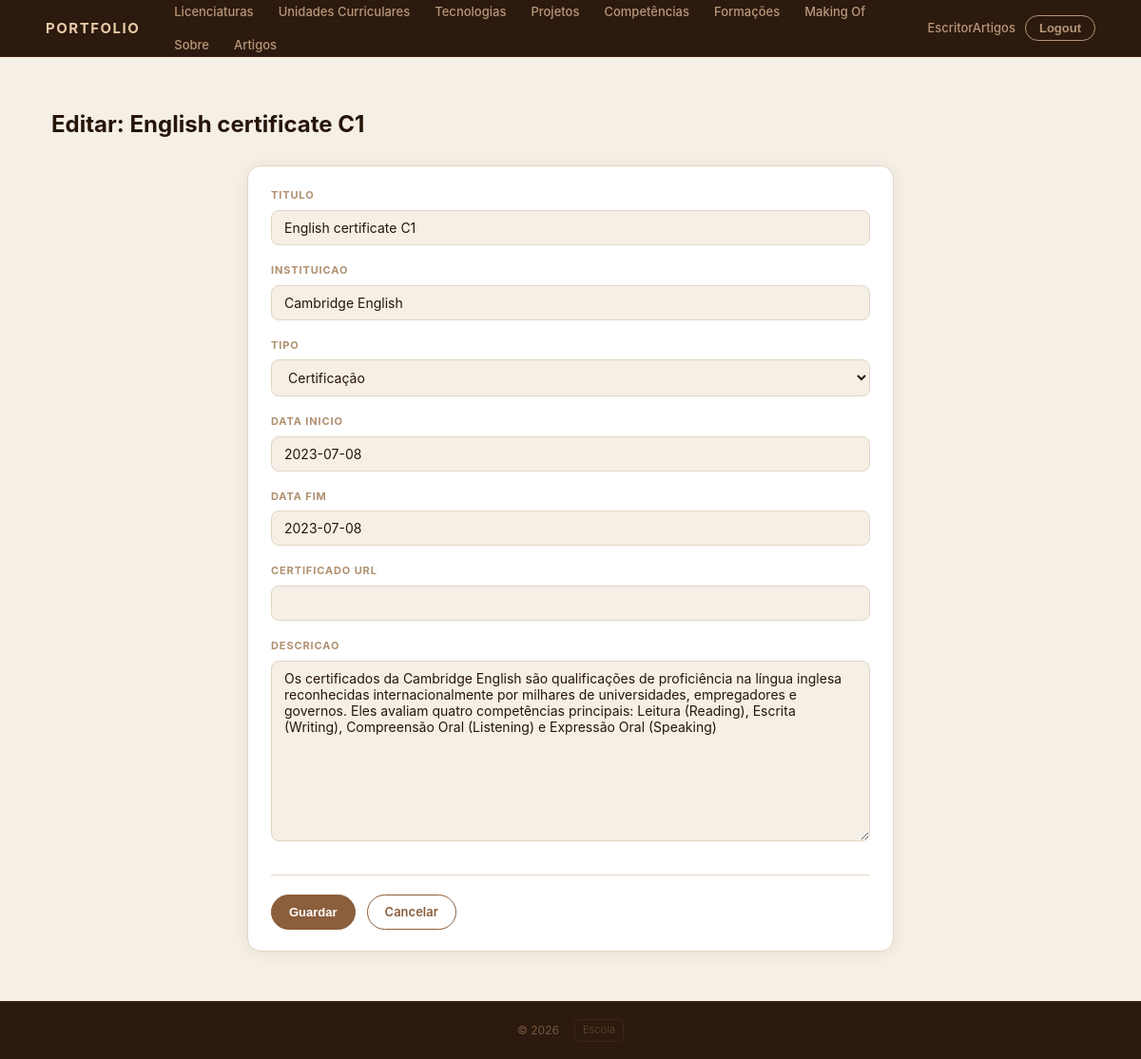
/formacoes/1/editar/ (signed in), run on the app's committed database.
### portfolio/models.py (models this page shows, shortened)
class Formacao(models.Model):
    TIPO_CHOICES = [
        ('academica', 'Académica'),
        ('curso', 'Curso Online'),
        ('certificacao', 'Certificação'),
        ('workshop', 'Workshop'),
        ('outro', 'Outro'),
    ]
    titulo = models.CharField(max_length=200)
    instituicao = models.CharField(max_length=200)
    tipo = models.CharField(max_length=20, choices=TIPO_CHOICES, default='curso')
    data_inicio = models.DateField()
    data_fim = models.DateField(blank=True, null=True)
    certificado_url = models.URLField(blank=True)
    descricao = models.TextField(blank=True)
    class Meta:
        ordering = ['-data_inicio']  # ordena do mais recente para o mais antigo <-- visto no Claude

### portfolio/views.py (the view)
# urls.py: path('formacoes/<int:id>/editar/', views.formacao_edit_view, name='formacao_editar'),
@login_required
def formacao_edit_view(request, id):
    formacao = get_object_or_404(Formacao, id=id)
    form = FormacaoForm(request.POST or None, instance=formacao)
    if form.is_valid():
        form.save()
        return redirect('formacoes')
    return render(request, 'portfolio/formacao_form.html', {'form': form, 'titulo': f'Editar: {formacao.titulo}'})

### portfolio/forms.py
class FormacaoForm(forms.ModelForm):
    class Meta:
        model = Formacao
        fields = '__all__'

### accounts/context_processors.py (called while the page is built)
def is_gestor(request):
    return {
        'is_gestor': request.user.is_authenticated and request.user.groups.filter(name='gestor-portfolio').exists()
    }

### portfolio/templates/portfolio/formacao_form.html (shortened to what this page needs)
{% extends 'portfolio/base.html' %}
{% block content %}
<div class="page-header">
    <h2 class="page-title">{{ titulo }}</h2>
</div>
<article class="form-card">
    <form method="post">
        {% for field in form %}
        <div class="form-field">
            <label for="{{ field.id_for_label }}">{{ field.label }}</label>
            {{ field }}
        </div>
        {% endfor %}
        <div class="form-actions">
            <button type="submit" class="btn btn-primary">Guardar</button>
            <a href="{% url 'formacoes' %}" class="btn btn-secondary">Cancelar</a>
        </div>
    </form>
</article>
{% endblock %}

### portfolio/templates/portfolio/base.html (shortened to what this page needs)
<!DOCTYPE html>
<html lang="pt">
<head>
    {% load static %}
    <link rel="stylesheet" href="{% static 'portfolio/styles.css' %}">
</head>
<body>
    <header>
        <h1><a href="{% url 'portfolio_home' %}">Portfolio</a></h1>
        <nav>
            <a href="{% url 'licenciaturas' %}">Licenciaturas</a>
            <a href="{% url 'ucs' %}">Unidades Curriculares</a>
            <a href="{% url 'tecnologias' %}">Tecnologias</a>
            <a href="{% url 'projetos' %}">Projetos</a>
            <a href="{% url 'competencias' %}">Competências</a>
            <a href="{% url 'formacoes' %}">Formações</a>
            <a href="{% url 'making_of' %}">Making Of</a>
            <a href="{% url 'sobre' %}">Sobre</a>
            <a href="{% url 'lista_artigos' %}">Artigos</a>
        </nav>
        <div style="display:flex; align-items:center; gap:10px; margin-left:auto;">
            {% if request.user.is_authenticated %}
                <span style="color:#b8977a; font-size:13px; font-weight:500;">{{ request.user.username }}</span>
                <form method="post" action="{% url 'logout_view' %}" style="display:inline;">
                    <button type="submit" style="background:transparent; border:1.5px solid #b8977a; color:#b8977a; font-size:13px; font-weight:600; padding:5px 14px; border-radius:999px; cursor:pointer; transition:background 0.15s, color 0.15s;">Logout</button>
                </form>
            {% else %}
                <a href="{% url 'login_view' %}" style="color:#b8977a; border:1.5px solid #b8977a; font-size:13px; font-weight:600; padding:5px 14px; border-radius:999px; text-decoration:none; transition:background 0.15s, color 0.15s;">Login</a>
            {% endif %}
        </div>
    </header>
    <main>
        {% block content %}
        {% endblock %}
    </main>
    <footer>
        <p>&copy; 2026</p>
        <a href="{% url 'cursos' %}" class="escola-link">Escola</a>
    </footer>
</body>
</html>

### portfolio/static/portfolio/styles.css (style rules this page uses)
:root { --bg: #f5efe6; --bg-card: #ffffff; --bg-card-hover:#fdf8f2; --border: #e2d5c3; --border-hover: #c4a47c; --accent: #8b5e3c; --accent-soft: rgba(139,94,60,0.08); --accent-mid: #a5703f; --text: #261508; --text-muted: #6b5040; --text-faint: #b09070; --radius: 14px; --shadow: 0 2px 16px rgba(100,60,20,0.08); --shadow-hover: 0 8px 28px rgba(100,60,20,0.14); }
* { box-sizing: border-box; margin: 0; padding: 0; }
body { font-family: "Inter", "Segoe UI", system-ui, -apple-system, sans-serif; background: var(--bg); color: var(--text); line-height: 1.6; min-height: 100vh; display: flex; flex-direction: column; }
body > header { background: #2c1a0e; border-bottom: 1px solid #3d2510; padding: 0 48px; height: 60px; display: flex; align-items: center; justify-content: space-between; gap: 24px; position: sticky; top: 0; z-index: 100; }
body > header h1 { font-size: 15px; font-weight: 700; letter-spacing: 0.1em; text-transform: uppercase; white-space: nowrap; }
body > header h1 a { color: #e8cba8; text-decoration: none; transition: color 0.15s; }
body > header nav { display: flex; flex-wrap: wrap; gap: 2px; }
body > header nav a { color: #b8977a; text-decoration: none; font-size: 13px; font-weight: 500; padding: 6px 12px; border-radius: 6px; transition: background 0.15s, color 0.15s; white-space: nowrap; }
main { max-width: 1140px; margin: 52px auto; padding: 0 24px; flex: 1; width: 100%; }
h2.page-title { font-size: 24px; font-weight: 700; color: var(--text); margin-bottom: 32px; display: flex; align-items: center; gap: 14px; }
h2.page-title::after { content: ''; flex: 1; height: 1px; background: linear-gradient(to right, var(--border), transparent); }
article { background: var(--bg-card); border: 1px solid var(--border); border-radius: var(--radius); padding: 22px 24px; box-shadow: var(--shadow); transition: transform 0.2s ease, border-color 0.2s, box-shadow 0.2s; position: relative; overflow: hidden; }
article::before { content: ''; position: absolute; top: 0; left: 0; width: 3px; height: 100%; background: linear-gradient(to bottom, var(--accent), transparent); opacity: 0; transition: opacity 0.2s; }
footer { background: #2c1a0e; border-top: 1px solid #3d2510; padding: 18px 48px; display: flex; align-items: center; justify-content: center; gap: 16px; color: #7a5840; font-size: 12px; margin-top: auto; }
.escola-link { font-size: 11px; color: #5a3d28; text-decoration: none; border: 1px solid #3d2510; border-radius: 4px; padding: 2px 8px; transition: color 0.15s, border-color 0.15s; }
.btn { display: inline-block; text-decoration: none; font-size: 13px; font-weight: 600; padding: 7px 18px; border-radius: 999px; border: 1.5px solid transparent; cursor: pointer; transition: background 0.15s, color 0.15s, box-shadow 0.15s; }
.btn-primary { background: var(--accent); color: #fff; border-color: var(--accent); }
.btn-secondary { background: transparent; color: var(--accent); border-color: var(--accent); }
.page-header { display: flex; align-items: center; justify-content: space-between; margin-bottom: 24px; }
.page-header .page-title { margin-bottom: 0; }
article.form-card { max-width: 680px; margin: 0 auto; }
.form-field { margin-bottom: 18px; }
.form-field label { display: block; font-size: 11px; font-weight: 700; text-transform: uppercase; letter-spacing: 0.08em; color: var(--text-faint); margin-bottom: 6px; }
.form-field input, .form-field select, .form-field textarea { width: 100%; box-sizing: border-box; padding: 9px 13px; border: 1.5px solid var(--border); border-radius: 8px; font-size: 14px; font-family: inherit; background: var(--bg); color: var(--text); transition: border-color 0.15s, box-shadow 0.15s; }
.form-actions { display: flex; gap: 12px; margin-top: 28px; padding-top: 20px; border-top: 1px solid var(--border); }
.form-field textarea { width: 100%; box-sizing: border-box; padding: 9px 13px; border: 1.5px solid var(--border); border-radius: 8px; font-size: 14px; font-family: inherit; background: var(--bg); color: var(--text); resize: vertical; transition: border-color 0.15s, box-shadow 0.15s; }

### data on the page
Formacao: form "English certificate C1" "Cambridge English" "Certificação" "2023-07-08" "2023-07-08" "Os certificados da Cambridge English são qualificações de proficiência na língua inglesa reconhecidas internacionalmente por milhares de universidades, empregadores e governos. Eles avaliam quatro competências principais: Leitura (Reading), Escrita (Writing), Compreensão Oral (Listening) e Expressão Oral (Speaking)"

### other printed values
{{ request.user.username }} "EscritorArtigos"
{{ titulo }} "Editar: English certificate C1"
{{ field.label }} "TITULO" "INSTITUICAO" "TIPO" "DATA INICIO" "DATA FIM" "CERTIFICADO URL" "DESCRICAO"
